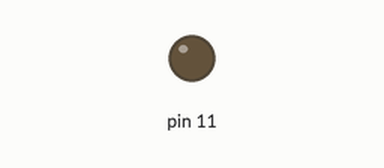
A sketch run on a simulated Arduino Uno, built with avr-gcc and run on an emulated ATmega328P. Shown: output pins drawn as LEDs (lit = HIGH).

Above: at 0.05 s.
At 2.55 s:
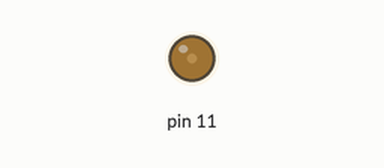
At 5.05 s:
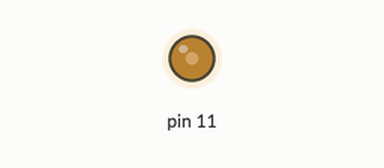
Timing chart, 0 to 6.6 s (numbered marks = the images above):
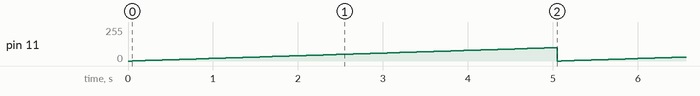

The sketch:

sketch_may30c.ino
```cpp
void setup() {
  pinMode(11,OUTPUT);

}

void loop() {
  for(int j=0; j<=100; j=j+1){
  analogWrite(11,j);
  delay(50);

  }
}
```

Measured:
- by itself, pin 11: ramps from 0/255 to 100/255 and jumps back, once every 5.1 s
